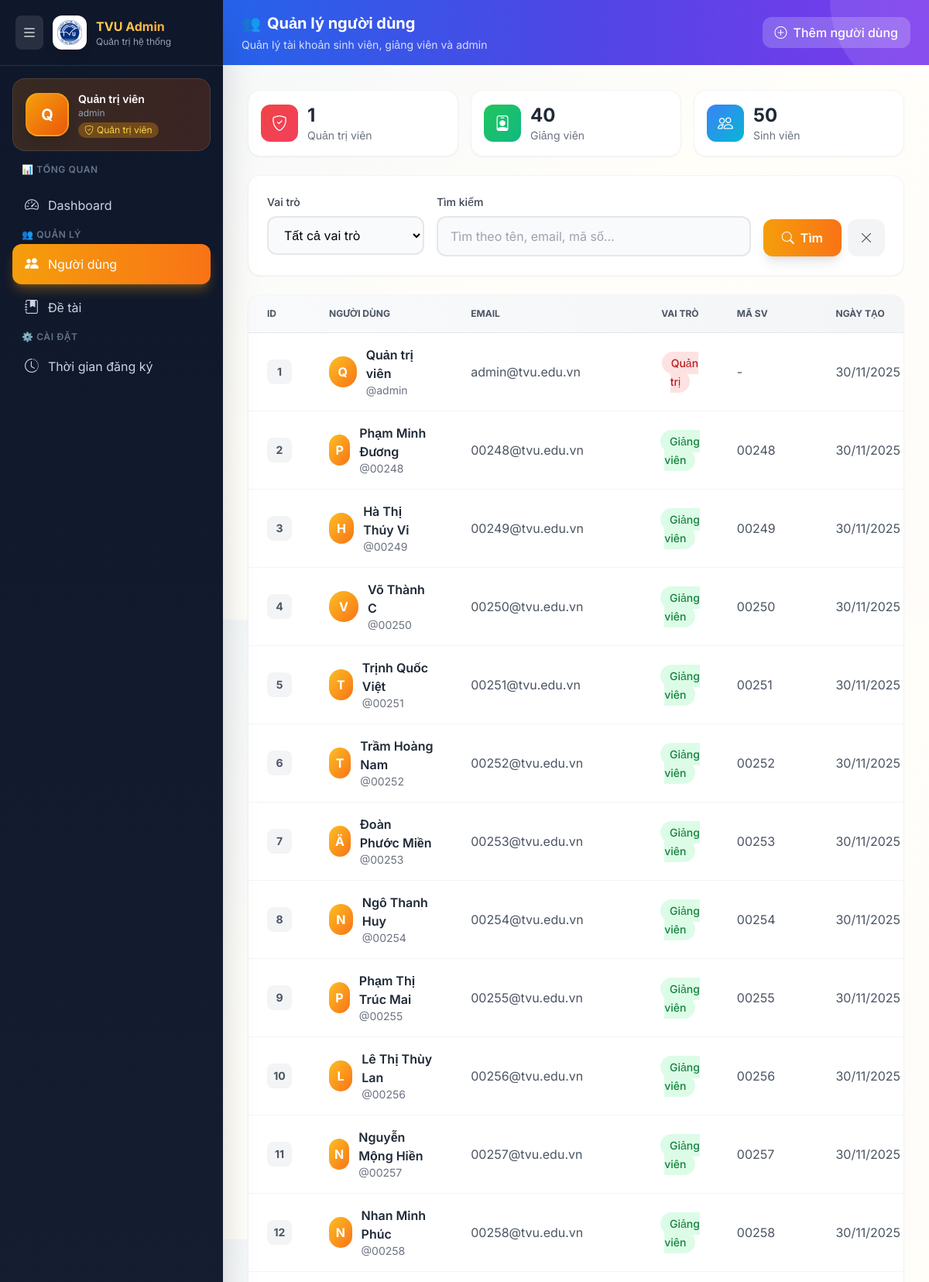
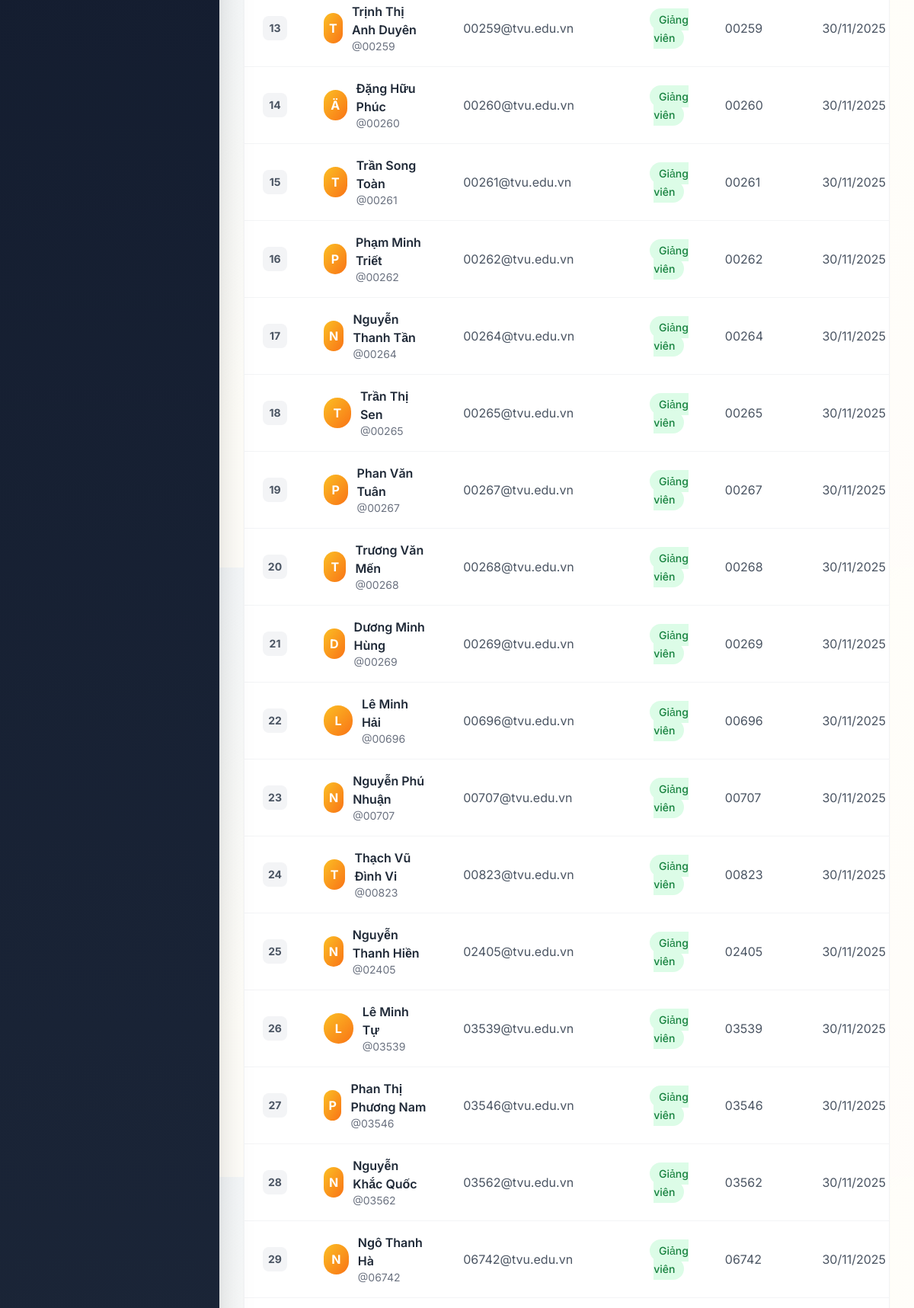
Screenshot of /public/admin/users (signed in, upper part) with the database file from the repository (2 pictures, top to bottom).
### tables this page shows
CREATE TABLE IF NOT EXISTS users (
    user_id INT AUTO_INCREMENT PRIMARY KEY,
    username VARCHAR(100) UNIQUE NOT NULL,
    password VARCHAR(255) NOT NULL,
    full_name VARCHAR(255) NOT NULL,
    email VARCHAR(150) UNIQUE NOT NULL,
    role ENUM('admin', 'teacher', 'student') NOT NULL DEFAULT 'student',
    student_code VARCHAR(50) UNIQUE,
    phone VARCHAR(20),
    created_at TIMESTAMP DEFAULT CURRENT_TIMESTAMP,
    updated_at TIMESTAMP DEFAULT CURRENT_TIMESTAMP ON UPDATE CURRENT_TIMESTAMP,
    deleted_at TIMESTAMP NULL,
    last_login TIMESTAMP NULL,
    
     
    INDEX idx_role (role),
    INDEX idx_student_code (student_code),
    INDEX idx_deleted_at (deleted_at),
    INDEX idx_email (email)
);

### app/core/Controller.php (called while the page is built, shortened)
<?php
class Controller {
    public function model($model) {
        return new $model();
    }
    public function view($view, $data = []) {
        require_once '../app/views/' . $view . '.php';
    }
}

### app/controllers/AdminController.php (called while the page is built, shortened)
<?php
class AdminController extends Controller {
    public function users() {
        $userModel = $this->model('User');
        $role = $_GET['role'] ?? 'all';
        $search = $_GET['search'] ?? '';
        if ($role !== 'all') {
            $users = $userModel->searchByRole($role, $search);
        } else {
            $users = $userModel->search($search);
        }
        $data = [
            'title' => 'Quản lý người dùng',
            'users' => $users,
            'current_role' => $role,
            'current_search' => $search,
            'total_students' => $userModel->countByRole('student'),
            'total_teachers' => $userModel->countByRole('teacher'),
            'total_admins' => $userModel->countByRole('admin')
        ];
        $this->view('admin/users', $data);
    }
}

### app/core/App.php (called while the page is built, shortened)
<?php
class App {
    protected $method = 'login';
    public function __construct() {
        $url = $this->parseUrl();
        if (isset($url[0]) && file_exists('../app/controllers/' . ucfirst($url[0]) . 'Controller.php')) {
            unset($url[0]);
        }
        $this->controller = new $this->controller;
        if (get_class($this->controller) !== 'AuthController') {
            $this->method = 'index';
        }
        if (isset($url[1]) && method_exists($this->controller, $url[1])) {
            $this->method = $url[1];
            unset($url[1]);
        }
        $this->params = $url ? array_values($url) : [];
        call_user_func_array([$this->controller, $this->method], $this->params);
    }
    private function parseUrl() {
        if (isset($_GET['url'])) {
            return explode('/', filter_var(rtrim($_GET['url'], '/'), FILTER_SANITIZE_URL));
        }
        return [];
    }
}

### public/index.php (called while the page is built, shortened)
<?php
    require_once '../app/core/App.php';
    require_once '../app/core/Controller.php';
    require_once '../app/core/Database.php';
    $app = new App();

### app/models/User.php (called while the page is built, shortened)
<?php
class User {
    private $db;
    public function __construct() {
        $this->db = Database::getInstance();
    }
    public function getAll() {
        $stmt = $this->db->query("SELECT user_id, username, full_name, email, role, student_code, phone, created_at FROM users ORDER BY created_at DESC");
        return $stmt->fetchAll(PDO::FETCH_ASSOC);
    }
    public function search($keyword) {
        if (empty($keyword)) {
            return $this->getAll();
        }
        $stmt = $this->db->prepare("
            SELECT user_id, username, full_name, email, role, student_code, phone, created_at
            FROM users
            WHERE username LIKE ?
               OR full_name LIKE ?
               OR email LIKE ?
               OR student_code LIKE ?
            ORDER BY created_at DESC
        ");
        $searchTerm = "%{$keyword}%";
        $stmt->execute([$searchTerm, $searchTerm, $searchTerm, $searchTerm]);
        return $stmt->fetchAll(PDO::FETCH_ASSOC);
    }
}

### app/core/Database.php (called while the page is built, shortened)
<?php
class Database {
    private static $instance = null;
    private function __construct() {
        $host = DB_HOST;
        $port = defined('DB_PORT') ? DB_PORT : 3306;
        $dbname = DB_NAME;
        $user = DB_USER;
        $pass = DB_PASS;
        $dsn = "mysql:host=$host;port=$port;dbname=$dbname;charset=utf8mb4";
        $options = [
            PDO::ATTR_ERRMODE => PDO::ERRMODE_EXCEPTION,
            PDO::ATTR_DEFAULT_FETCH_MODE => PDO::FETCH_ASSOC,
            PDO::MYSQL_ATTR_INIT_COMMAND => "SET NAMES utf8mb4"
        ];
        $this->pdo = new PDO($dsn, $user, $pass, $options);
    }
    public static function getInstance(): PDO {
        if (self::$instance === null) {
            self::$instance = new Database();
        }
        return self::$instance->pdo;
    }
}

### app/views/admin/users.php (the view, shortened to what this page needs)
<!DOCTYPE html>
<html lang="vi">
<head>
    <script src="https://cdn.tailwindcss.com"></script>
    <link rel="stylesheet" href="https://cdn.jsdelivr.net/npm/bootstrap-icons@1.11.0/font/bootstrap-icons.css">
</head>
<body class="font-inter bg-gradient-to-br from-slate-100 via-amber-50/30 to-orange-50/30 min-h-screen">
<?php include_once __DIR__ . '/../layouts/admin_sidebar.php'; ?>
<main class="lg:ml-72 min-h-screen">
    <header class="sticky top-0 z-30 bg-gradient-to-r from-blue-600 via-indigo-600 to-violet-600 px-6 py-4 relative overflow-hidden">
        <div class="absolute top-0 right-0 w-64 h-64 bg-white/10 rounded-full -translate-y-1/2 translate-x-1/2"></div>
        <div class="relative z-10 flex items-center justify-between">
            <div class="text-white">
                <div class="flex items-center gap-2 mb-1"><span class="text-xl">👥</span><h2 class="text-xl font-bold">Quản lý người dùng</h2></div>
                <p class="text-white/80 text-sm">Quản lý tài khoản sinh viên, giảng viên và admin</p>
            </div>
            <a href="<?= $basePath ?>/admin/createUser" class="px-4 py-2 bg-white/20 hover:bg-white/30 text-white font-medium rounded-xl transition-all flex items-center gap-2">
                <i class="bi bi-plus-circle"></i> Thêm người dùng
            </a>
        </div>
    </header>
    <div class="p-6 lg:p-8">
        <div class="grid grid-cols-1 md:grid-cols-3 gap-4 mb-6">
            <div class="bg-white rounded-2xl p-4 border border-gray-100 shadow-sm">
                <div class="flex items-center gap-3">
                    <div class="w-12 h-12 bg-gradient-to-br from-red-500 to-rose-500 rounded-xl flex items-center justify-center">
                        <i class="bi bi-shield-check text-white text-xl"></i>
                    </div>
                    <div>
                        <p class="text-2xl font-bold text-gray-800"><?= $data['total_admins'] ?? 0 ?></p>
                        <p class="text-sm text-gray-500">Quản trị viên</p>
                    </div>
                </div>
            </div>
            <div class="bg-white rounded-2xl p-4 border border-gray-100 shadow-sm">
                <div class="flex items-center gap-3">
                    <div class="w-12 h-12 bg-gradient-to-br from-green-500 to-emerald-500 rounded-xl flex items-center justify-center">
                        <i class="bi bi-person-badge text-white text-xl"></i>
                    </div>
                    <div>
                        <p class="text-2xl font-bold text-gray-800"><?= $data['total_teachers'] ?? 0 ?></p>
                        <p class="text-sm text-gray-500">Giảng viên</p>
                    </div>
                </div>
            </div>
            <div class="bg-white rounded-2xl p-4 border border-gray-100 shadow-sm">
                <div class="flex items-center gap-3">
                    <div class="w-12 h-12 bg-gradient-to-br from-blue-500 to-cyan-500 rounded-xl flex items-center justify-center">
                        <i class="bi bi-people text-white text-xl"></i>
                    </div>
                    <div>
                        <p class="text-2xl font-bold text-gray-800"><?= $data['total_students'] ?? 0 ?></p>
                        <p class="text-sm text-gray-500">Sinh viên</p>
                    </div>
                </div>
            </div>
        </div>
        <div class="bg-white rounded-2xl shadow-sm border border-gray-100 p-6 mb-6">
            <form method="GET" action="<?= $basePath ?>/admin/users" class="flex flex-col lg:flex-row gap-4">
                <div class="flex-1">
                    <label class="block text-sm font-medium text-gray-700 mb-2">Vai trò</label>
                    <select name="role" class="w-full px-4 py-3 bg-gray-50 border-2 border-gray-200 rounded-xl focus:border-amber-500 focus:bg-white outline-none transition-all">
                        <option value="all" <?= ($data['current_role'] ?? 'all') === 'all' ? 'selected' : '' ?>>Tất cả vai trò</option>
                    </select>
                </div>
                <div class="flex-[2]">
                    <label class="block text-sm font-medium text-gray-700 mb-2">Tìm kiếm</label>
                    <input type="text" name="search" placeholder="Tìm theo tên, email, mã số..."
                        value="<?= htmlspecialchars($data['current_search'] ?? '') ?>"
                        class="w-full px-4 py-3 bg-gray-50 border-2 border-gray-200 rounded-xl focus:border-amber-500 focus:bg-white outline-none transition-all">
                </div>
                <div class="flex items-end gap-2">
                    <button type="submit" class="px-6 py-3 bg-gradient-to-r from-amber-500 to-orange-500 hover:from-amber-600 hover:to-orange-600 text-white font-semibold rounded-xl shadow-lg transition-all">
                        <i class="bi bi-search mr-2"></i>Tìm
                    </button>
                    <a href="<?= $basePath ?>/admin/users" class="px-4 py-3 bg-gray-100 hover:bg-gray-200 text-gray-700 font-medium rounded-xl transition-all">
                        <i class="bi bi-x-lg"></i>
                    </a>
                </div>
            </form>
        </div>
        <div class="bg-white rounded-2xl shadow-sm border border-gray-100 overflow-hidden">
            <div class="overflow-x-auto">
                <table class="w-full">
                    <thead class="bg-gradient-to-r from-gray-50 to-gray-100 border-b border-gray-200">
                        <tr>
                            <th class="px-6 py-4 text-left text-xs font-bold text-gray-600 uppercase">ID</th>
                            <th class="px-6 py-4 text-left text-xs font-bold text-gray-600 uppercase">Người dùng</th>
                            <th class="px-6 py-4 text-left text-xs font-bold text-gray-600 uppercase">Email</th>
                            <th class="px-6 py-4 text-center text-xs font-bold text-gray-600 uppercase">Vai trò</th>
                            <th class="px-6 py-4 text-left text-xs font-bold text-gray-600 uppercase">Mã SV</th>
                            <th class="px-6 py-4 text-left text-xs font-bold text-gray-600 uppercase">Ngày tạo</th>
                        </tr>
                    </thead>
                    <tbody class="divide-y divide-gray-100">
                        <?php if (!empty($data['users'])): ?>
                        <?php foreach ($data['users'] as $user): ?>
                        <tr class="hover:bg-amber-50/50 transition-all">
                            <td class="px-6 py-4">
                                <span class="w-8 h-8 bg-gray-100 text-gray-600 rounded-lg flex items-center justify-center font-bold text-sm"><?= $user['user_id'] ?></span>
                            </td>
                            <td class="px-6 py-4">
                                <div class="flex items-center gap-3">
                                    <div class="w-10 h-10 bg-gradient-to-br from-amber-400 to-orange-500 rounded-full flex items-center justify-center text-white font-bold">
                                        <?= strtoupper(substr($user['full_name'], 0, 1)) ?>
                                    </div>
                                    <div>
                                        <p class="font-semibold text-gray-800"><?= htmlspecialchars($user['full_name']) ?></p>
                                        <p class="text-sm text-gray-500">@<?= htmlspecialchars($user['username']) ?></p>
                                    </div>
                                </div>
                            </td>
                            <td class="px-6 py-4 text-gray-600"><?= htmlspecialchars($user['email']) ?></td>
                            <td class="px-6 py-4 text-center">
                                <?php
                                $roleColors = ['admin' => 'red', 'teacher' => 'green', 'student' => 'blue'];
                                $roleNames = ['admin' => 'Quản trị', 'teacher' => 'Giảng viên', 'student' => 'Sinh viên'];
                                $color = $roleColors[$user['role']] ?? 'gray';
                                ?>
                                <span class="px-3 py-1.5 bg-<?= $color ?>-100 text-<?= $color ?>-700 text-sm font-medium rounded-full">
                                    <?= $roleNames[$user['role']] ?? $user['role'] ?>
                                </span>
                            </td>
                            <td class="px-6 py-4 text-gray-600"><?= $user['student_code'] ?? '-' ?></td>
                            <td class="px-6 py-4 text-gray-600"><?= date('d/m/Y', strtotime($user['created_at'])) ?></td>
                        </tr>
                        <?php endforeach; ?>
                        <?php endif; ?>
                    </tbody>
                </table>
            </div>
        </div>
    </div>
</main>
</body>
</html>

### app/views/admin/users.php (style rules this page uses)
* { font-family: 'Inter', sans-serif; }

### rows the page displays
users: user_id "1", full_name "Q", full_name "Quản trị viên", username "admin", email "admin@tvu.edu.vn", role "Quản trị", student_code "-", created_at "30/11/2025"
users: user_id "2", full_name "P", full_name "Phạm Minh Đương", username "00248", email "00248@tvu.edu.vn", role "Giảng viên", student_code "00248", created_at "30/11/2025"
users: user_id "3", full_name "H", full_name "Hà Thị Thúy Vi", username "00249", email "00249@tvu.edu.vn", role "Giảng viên", student_code "00249", created_at "30/11/2025"
users: user_id "4", full_name "V", full_name "Võ Thành C", username "00250", email "00250@tvu.edu.vn", role "Giảng viên", student_code "00250", created_at "30/11/2025"
users: user_id "5", full_name "T", full_name "Trịnh Quốc Việt", username "00251", email "00251@tvu.edu.vn", role "Giảng viên", student_code "00251", created_at "30/11/2025"
users: user_id "6", full_name "T", full_name "Trầm Hoàng Nam", username "00252", email "00252@tvu.edu.vn", role "Giảng viên", student_code "00252", created_at "30/11/2025"
users: user_id "7", full_name "Ä", full_name "Đoàn Phước Miền", username "00253", email "00253@tvu.edu.vn", role "Giảng viên", student_code "00253", created_at "30/11/2025"
users: user_id "8", full_name "N", full_name "Ngô Thanh Huy", username "00254", email "00254@tvu.edu.vn", role "Giảng viên", student_code "00254", created_at "30/11/2025"
users: user_id "9", full_name "P", full_name "Phạm Thị Trúc Mai", username "00255", email "00255@tvu.edu.vn", role "Giảng viên", student_code "00255", created_at "30/11/2025"
users: user_id "10", full_name "L", full_name "Lê Thị Thùy Lan", username "00256", email "00256@tvu.edu.vn", role "Giảng viên", student_code "00256", created_at "30/11/2025"
users: user_id "11", full_name "N", full_name "Nguyễn Mộng Hiền", username "00257", email "00257@tvu.edu.vn", role "Giảng viên", student_code "00257", created_at "30/11/2025"
users: user_id "12", full_name "N", full_name "Nhan Minh Phúc", username "00258", email "00258@tvu.edu.vn", role "Giảng viên", student_code "00258", created_at "30/11/2025"
users: user_id "13", full_name "T", full_name "Trịnh Thị Anh Duyên", username "00259", email "00259@tvu.edu.vn", role "Giảng viên", student_code "00259", created_at "30/11/2025"
users: user_id "14", full_name "Ä", full_name "Đặng Hữu Phúc", username "00260", email "00260@tvu.edu.vn", role "Giảng viên", student_code "00260", created_at "30/11/2025"
users: user_id "15", full_name "T", full_name "Trần Song Toàn", username "00261", email "00261@tvu.edu.vn", role "Giảng viên", student_code "00261", created_at "30/11/2025"
users: user_id "16", full_name "P", full_name "Phạm Minh Triết", username "00262", email "00262@tvu.edu.vn", role "Giảng viên", student_code "00262", created_at "30/11/2025"
users: user_id "17", full_name "N", full_name "Nguyễn Thanh Tần", username "00264", email "00264@tvu.edu.vn", role "Giảng viên", student_code "00264", created_at "30/11/2025"
users: user_id "18", full_name "T", full_name "Trần Thị Sen", username "00265", email "00265@tvu.edu.vn", role "Giảng viên", student_code "00265", created_at "30/11/2025"
users: user_id "19", full_name "P", full_name "Phan Văn Tuân", username "00267", email "00267@tvu.edu.vn", role "Giảng viên", student_code "00267", created_at "30/11/2025"
users: user_id "20", full_name "T", full_name "Trương Văn Mến", username "00268", email "00268@tvu.edu.vn", role "Giảng viên", student_code "00268", created_at "30/11/2025"
users: user_id "21", full_name "D", full_name "Dương Minh Hùng", username "00269", email "00269@tvu.edu.vn", role "Giảng viên", student_code "00269", created_at "30/11/2025"
users: user_id "22", full_name "L", full_name "Lê Minh Hải", username "00696", email "00696@tvu.edu.vn", role "Giảng viên", student_code "00696", created_at "30/11/2025"
users: user_id "23", full_name "N", full_name "Nguyễn Phú Nhuận", username "00707", email "00707@tvu.edu.vn", role "Giảng viên", student_code "00707", created_at "30/11/2025"
users: user_id "24", full_name "T", full_name "Thạch Vũ Đình Vi", username "00823", email "00823@tvu.edu.vn", role "Giảng viên", student_code "00823", created_at "30/11/2025"
users: user_id "25", full_name "N", full_name "Nguyễn Thanh Hiền", username "02405", email "02405@tvu.edu.vn", role "Giảng viên", student_code "02405", created_at "30/11/2025"
users: user_id "26", full_name "L", full_name "Lê Minh Tự", username "03539", email "03539@tvu.edu.vn", role "Giảng viên", student_code "03539", created_at "30/11/2025"
users: user_id "27", full_name "P", full_name "Phan Thị Phương Nam", username "03546", email "03546@tvu.edu.vn", role "Giảng viên", student_code "03546", created_at "30/11/2025"
users: user_id "28", full_name "N", full_name "Nguyễn Khắc Quốc", username "03562", email "03562@tvu.edu.vn", role "Giảng viên", student_code "03562", created_at "30/11/2025"
users: user_id "29", full_name "N", full_name "Ngô Thanh Hà", username "06742", email "06742@tvu.edu.vn", role "Giảng viên", student_code "06742", created_at "30/11/2025"

### other values shown
$adminInitial "Q"
$_SESSION['full_name'] "Quản trị viên"
$_SESSION['username'] "admin"
$data['total_admins'] "1"
$data['total_teachers'] "40"
$data['total_students'] "50"
